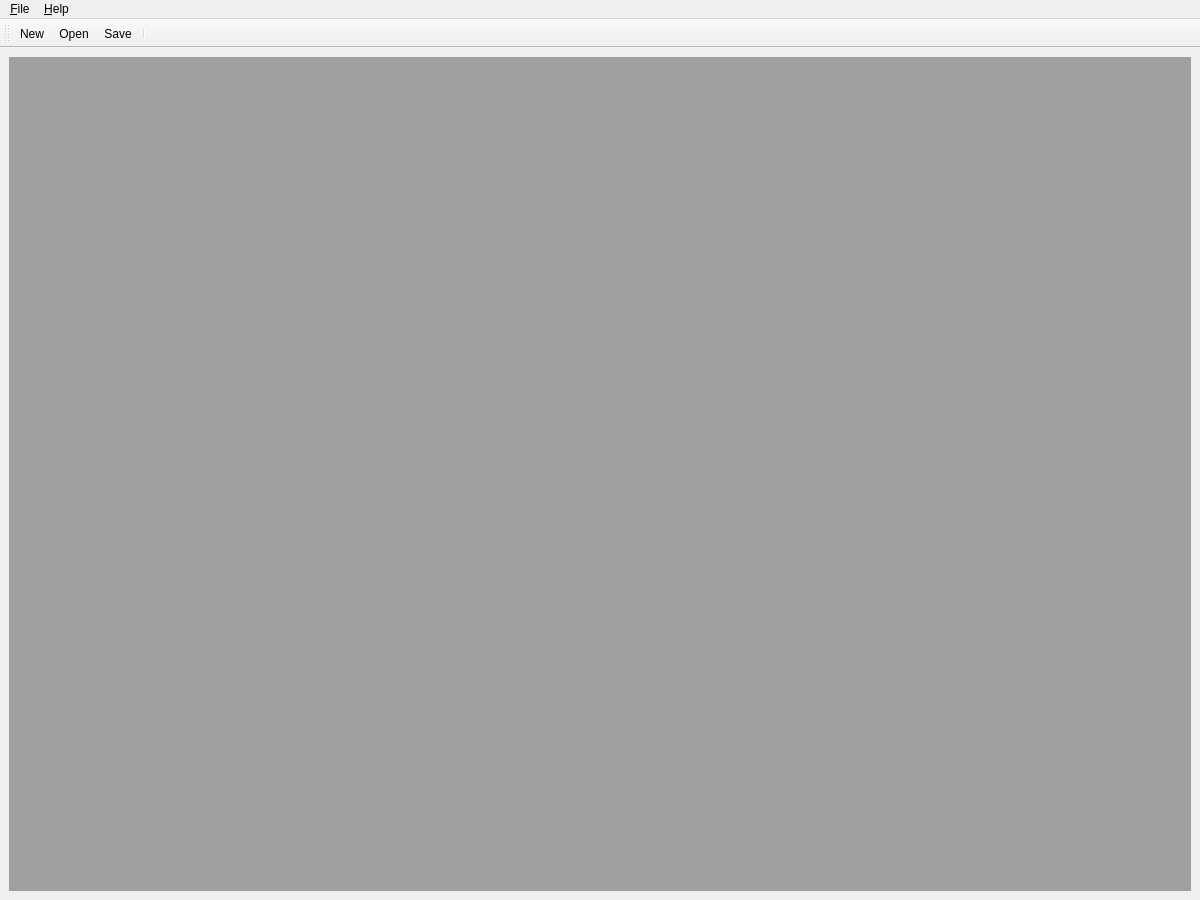
<?xml version="1.0" encoding="UTF-8"?>
<ui version="4.0">
 <class>MainWindow</class>
 <widget class="QMainWindow" name="MainWindow">
  <property name="geometry">
   <rect>
    <x>0</x>
    <y>0</y>
    <width>1200</width>
    <height>900</height>
   </rect>
  </property>
  <property name="windowTitle">
   <string>MainWindow</string>
  </property>
  <widget class="QWidget" name="centralwidget">
   <layout class="QGridLayout" name="gridLayout">
    <item row="0" column="0">
     <widget class="QMdiArea" name="mdiArea">
      <property name="viewMode">
       <enum>QMdiArea::TabbedView</enum>
      </property>
      <property name="documentMode">
       <bool>true</bool>
      </property>
      <property name="tabsClosable">
       <bool>true</bool>
      </property>
     </widget>
    </item>
   </layout>
  </widget>
  <widget class="QMenuBar" name="menubar">
   <property name="geometry">
    <rect>
     <x>0</x>
     <y>0</y>
     <width>1200</width>
     <height>26</height>
    </rect>
   </property>
   <widget class="QMenu" name="menu_File">
    <property name="title">
     <string>&amp;File</string>
    </property>
    <addaction name="action_New"/>
    <addaction name="action_Open"/>
    <addaction name="action_Save"/>
    <addaction name="actionS_ave_As"/>
    <addaction name="action_Close"/>
    <addaction name="separator"/>
    <addaction name="actionE_xit"/>
   </widget>
   <widget class="QMenu" name="menu_Help">
    <property name="title">
     <string>&amp;Help</string>
    </property>
    <addaction name="action_About"/>
   </widget>
   <addaction name="menu_File"/>
   <addaction name="menu_Help"/>
  </widget>
  <widget class="QToolBar" name="toolBar">
   <property name="windowTitle">
    <string>toolBar</string>
   </property>
   <attribute name="toolBarArea">
    <enum>TopToolBarArea</enum>
   </attribute>
   <attribute name="toolBarBreak">
    <bool>false</bool>
   </attribute>
   <addaction name="action_New"/>
   <addaction name="action_Open"/>
   <addaction name="action_Save"/>
   <addaction name="separator"/>
  </widget>
  <action name="action_Open">
   <property name="icon">
    <iconset resource="resource.qrc">
     <normaloff>:/icons/Icons/open.svg</normaloff>:/icons/Icons/open.svg</iconset>
   </property>
   <property name="text">
    <string>&amp;Open...</string>
   </property>
   <property name="shortcut">
    <string>Ctrl+O</string>
   </property>
  </action>
  <action name="action_New">
   <property name="icon">
    <iconset resource="resource.qrc">
     <normaloff>:/icons/Icons/new.svg</normaloff>:/icons/Icons/new.svg</iconset>
   </property>
   <property name="text">
    <string>&amp;New</string>
   </property>
   <property name="shortcut">
    <string>Ctrl+N</string>
   </property>
  </action>
  <action name="action_Save">
   <property name="icon">
    <iconset resource="resource.qrc">
     <normaloff>:/icons/Icons/save.svg</normaloff>:/icons/Icons/save.svg</iconset>
   </property>
   <property name="text">
    <string>&amp;Save...</string>
   </property>
   <property name="shortcut">
    <string>Ctrl+S</string>
   </property>
  </action>
  <action name="actionS_ave_As">
   <property name="icon">
    <iconset resource="resource.qrc">
     <normaloff>:/icons/Icons/save.svg</normaloff>:/icons/Icons/save.svg</iconset>
   </property>
   <property name="text">
    <string>S&amp;ave As...</string>
   </property>
   <property name="shortcut">
    <string>Ctrl+Shift+S</string>
   </property>
  </action>
  <action name="action_Close">
   <property name="text">
    <string>&amp;Close</string>
   </property>
  </action>
  <action name="actionE_xit">
   <property name="icon">
    <iconset resource="resource.qrc">
     <normaloff>:/icons/Icons/exit.svg</normaloff>:/icons/Icons/exit.svg</iconset>
   </property>
   <property name="text">
    <string>E&amp;xit</string>
   </property>
  </action>
  <action name="action_About">
   <property name="icon">
    <iconset resource="resource.qrc">
     <normaloff>:/icons/Icons/about.svg</normaloff>:/icons/Icons/about.svg</iconset>
   </property>
   <property name="text">
    <string>&amp;About...</string>
   </property>
  </action>
 </widget>
 <resources>
  <include location="resource.qrc"/>
 </resources>
 <connections/>
</ui>
